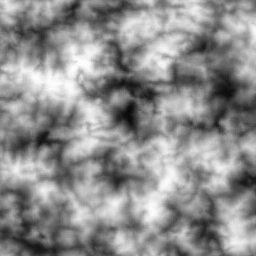
#> input picture web/vtmkel.png, 256 x 256 px
$ jupyter execute --allow-errors Untitled.ipynb
#> lines starting #> are read from the running program, lines starting #| are printed output that depends on the picture
### web/util/split_merge.py
from PIL import Image
import numpy as np
def rgb2array(img):
    rgb=img.split()
    return np.array(rgb[0])*65536+np.array(rgb[1])*256+np.array(rgb[2])

def interpolation(t):
    return 3*t*t-2*t*t*t


size=128
overlay=64
min_value=[]
max_value=[]
num_imgs=(0,0)
def split(a):
    global min_value,max_value,num_imgs
    stride=size-overlay
    num_imgs=(int((a.size[0]-overlay)/stride),int((a.size[1]-overlay)/stride))
    b=[
    rgb2array(a.crop((i*stride,j*stride,i*stride+size,j*stride+size)))
   for j in range(num_imgs[1])
  for i in range(num_imgs[0])
]
    min_value=[np.min(b[i])for i in range(num_imgs[0]*num_imgs[1])]
    max_value=[np.max(b[i])for i in range(num_imgs[0]*num_imgs[1])]
    return[Image.fromarray(((b[i]-min_value[i])*256.0/(max_value[i]-min_value[i])-0.5).astype(np.uint8)).convert('RGB')for i in range(num_imgs[0]*num_imgs[1])]
def merge(a):
    stride=size-overlay
    a=[a[i]*((max_value[i]-min_value[i])/256.0)+min_value[i] for i in range(num_imgs[0]*num_imgs[1])]
    result=np.zeros((num_imgs[0]*stride+overlay,num_imgs[1]*stride+overlay,3))
    for j in range(num_imgs[1]):
        for i in range(num_imgs[0]):
            x0=i*stride
            y0=j*stride
            for x in range(size):
                for y in range(size):
                    factor=1.0
                    if x<overlay and i>0:
                        factor*=interpolation(x/overlay)
                    if x>stride and i<num_imgs[0]-1:
                        factor*=interpolation((size-x)/overlay)
                    if y<overlay and j>0:
                        factor*=interpolation(y/overlay)
                    if y>stride and j<num_imgs[1]-1:
                        factor*=interpolation((size-y)/overlay)
                    value=a[i+j*num_imgs[0]][y][x][0]*factor
                    result[y0+y][x0+x][0]+=value/65536
                    result[y0+y][x0+x][1]+=(value%65536)/256
                    result[y0+y][x0+x][2]+=(value%256)
    return result.astype(np.uint8)

### web/Untitled.ipynb
[cell 1]
from PIL import Image
import numpy as np

[cell 2]
a=Image.open("vtmkel.png")
#> a is the input picture: PIL image 256x256 RGB; mean R, G, B 142.1, 142.1, 142.2

[cell 3]
import util.split_merge as spl
import matplotlib.pyplot as plt

[cell 4]
c=spl.split(a)
#> in rgb2array (call 3), `return np.array(rgb[0])*65536+np.array(rgb[1])*256+np.array(rgb[2])`:
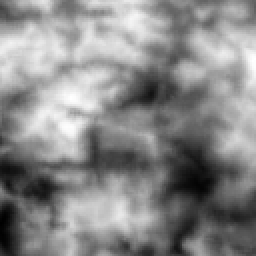
#> returned value: shape (128, 128) uint32 (shown 2 times larger); min 526344, max 16185078, mean 8958678; drawn with min black and max white
#> in rgb2array (call 4), `return np.array(rgb[0])*65536+np.array(rgb[1])*256+np.array(rgb[2])`:
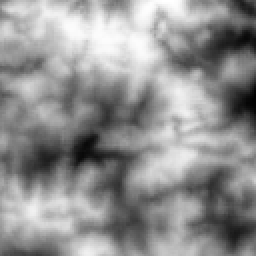
#> returned value: shape (128, 128) uint32 (shown 2 times larger); min 657931, max 16711422, mean 9825464.1; drawn with min black and max white
#> in rgb2array (call 5), `return np.array(rgb[0])*65536+np.array(rgb[1])*256+np.array(rgb[2])`:
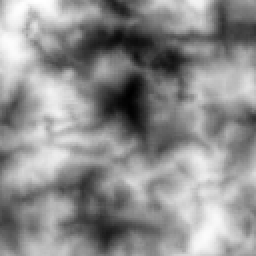
#> returned value: shape (128, 128) uint32 (shown 2 times larger); min 526344, max 16711422, mean 9584239.2; drawn with min black and max white
#> in rgb2array (call 6), `return np.array(rgb[0])*65536+np.array(rgb[1])*256+np.array(rgb[2])`:
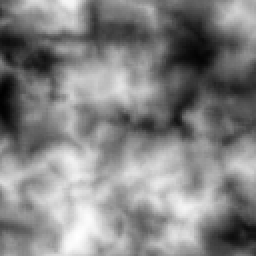
#> returned value: shape (128, 128) uint32 (shown 2 times larger); min 526344, max 16514043, mean 8815211.9; drawn with min black and max white
#> in rgb2array (call 7), `return np.array(rgb[0])*65536+np.array(rgb[1])*256+np.array(rgb[2])`:
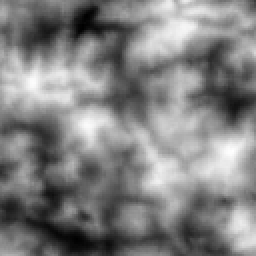
#> returned value: shape (128, 128) uint32 (shown 2 times larger); min 1184274, max 15987442, mean 8706411.2; drawn with min black and max white
#> in rgb2array (call 8), `return np.array(rgb[0])*65536+np.array(rgb[1])*256+np.array(rgb[2])`:
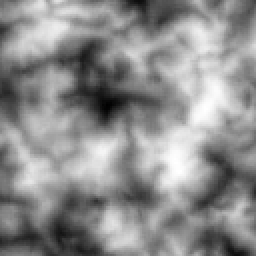
#> returned value: shape (128, 128) uint32 (shown 2 times larger); min 2171169, max 16514043, mean 10158559.4; drawn with min black and max white
#> in rgb2array (call 9), `return np.array(rgb[0])*65536+np.array(rgb[1])*256+np.array(rgb[2])`:
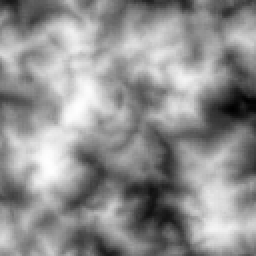
#> returned value: shape (128, 128) uint32 (shown 2 times larger); min 1381654, max 16514043, mean 9990859.2; drawn with min black and max white
#> in split, `b=[ rgb2array(a.crop((i*stride,j*stride,i*stride+size,j*stride+size)))..`: b = 9 items
#> in split, `min_value=[np.min(b[i])for i in range(num_imgs[0]*num_imgs[1])]`: min_value = [657931, 526344, 526344, 657931, 526344, 526344, 1184274, 2171169, 1381654]
#> in split, `max_value=[np.max(b[i])for i in range(num_imgs[0]*num_imgs[1])]`: max_value = [16711422, 16711422, 16185078, 16711422, 16711422, 16514043, 15987442, 16514043, 16514043]
#> c = 9 items

[cell 5]
c[0].mode
#> Out = 'RGB'

[cell 6]
spl.merge(c)
#> in merge, `a=[a[i]*((max_value[i]-min_value[i])/256.0)+min_value[i] for i in rang..`: a = 9 items
#> after the loop in merge, `for j in range(num_imgs[1]):`:
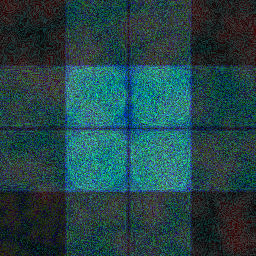
#> result: shape (256, 256, 3) float64; mean of channels 0, 1, 2 141.7, 275.4, 284.3; drawn with min black and max white
#> in merge, `return result.astype(np.uint8)`:
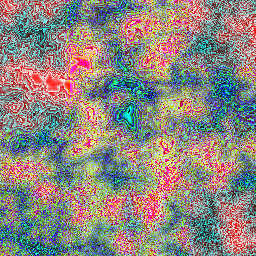
#> returned value: shape (256, 256, 3); mean of channels 0, 1, 2 141.2, 134.2, 128; drawn as R, G, B
#> after the loop in merge, `for j in range(num_imgs[1]):`:
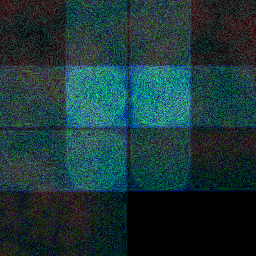
#> result: shape (256, 256, 3) float64; mean of channels 0, 1, 2 107.1, 214.3, 221.7; drawn with min black and max white

[cell 7]
asd=np.zeros((128,128))
asd[0][0]=1

[cell 8]
c[7]=Image.fromarray(asd,'L')

#> (a cell that did not finish here is left out)

#> (a cell that did not finish here is left out)

#> (a cell that did not finish here is left out)

[cell 12]
c[1]=c[1].convert('RGB')
